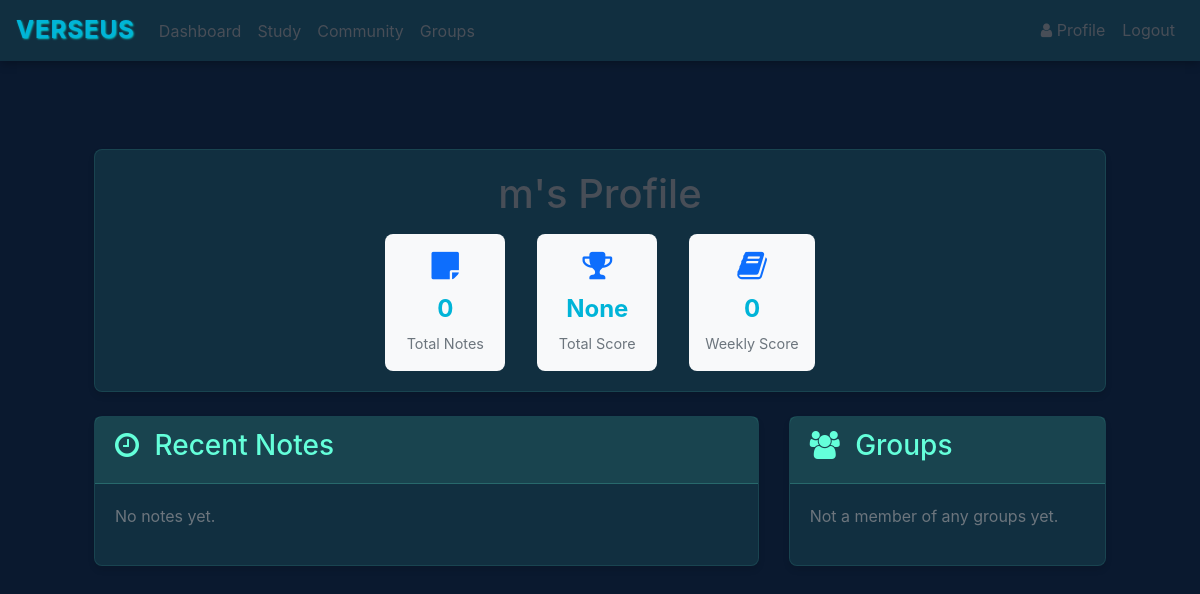
/profile/m (signed in), run on an earlier commit of the app's database.
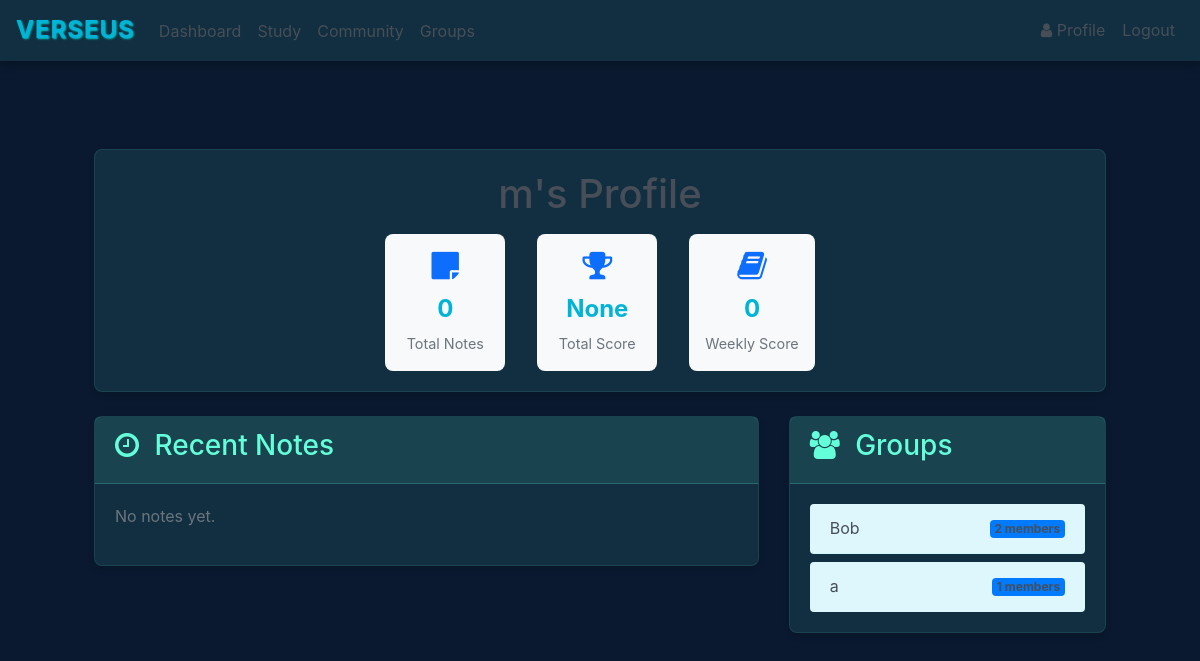
And on a later commit of the database.
### website/models.py (models this page shows)
class Group(db.Model):
    id = db.Column(db.Integer, primary_key=True)
    name = db.Column(db.String(150), nullable=False)
    join_passcode = db.Column(db.String(50), nullable=False)
    members = db.relationship('User', secondary='user_groups_association', back_populates='groups')

### website/views.py (the view)
@views.route('/profile/<username>')
@login_required
def view_profile(username):
    profile_user = User.query.filter_by(first_name=username).first_or_404()
    return render_template("profile.html", user=current_user, profile_user=profile_user)

### website/templates/profile.html (shortened to what the changed rows need)
{% extends "base.html" %}
{% block content %}
<div class="container mt-4">
    <div class="row">
        <div class="col-md-12 mb-4">
            <div class="card">
                <div class="card-body text-center">
                    <h1 class="mb-3">{{ profile_user.first_name }}'s Profile</h1>
                </div>
            </div>
        </div>
        <div class="col-md-4">
            <div class="card">
                <div class="card-body">
                    {% if profile_user.groups %}
                    <div class="list-group list-group-flush">
                        {% for group in profile_user.groups %}
                        <div class="list-group-item">
                            <div class="d-flex justify-content-between align-items-center">
                                <span>{{ group.name }}</span>
                                <span class="badge bg-primary">{{ group.members|length }} members</span>
                            </div>
                        </div>
                        {% endfor %}
                    </div>
                    {% else %}
                    <p class="text-muted">Not a member of any groups yet.</p>
                    {% endif %}
                </div>
            </div>
        </div>
    </div>
</div>
{% endblock %}

What changed in the data, as far as the page shows it:
added Group: name "Bob", members|length "2"
added Group: name "a", members|length "1"
Also different on the page:
text no longer shown: "Not a member of any groups yet."
